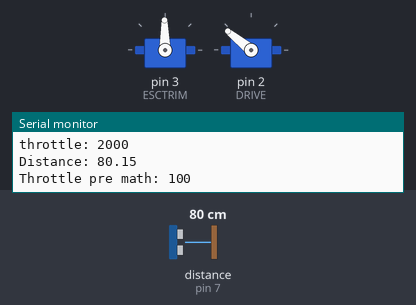
A sketch run on a simulated Arduino Uno, built with avr-gcc and run on an emulated ATmega328P. Shown: 2 × servo, the last lines printed to the serial monitor. Wiring (inferred from the names in the program): ultrasonic range finder: trigger pin 8; echo pin 7. The inputs (shaded band) are chosen by the test bench; at power-on: distance to the obstacle (sensor on pin 7) 80 cm. The echo pulse lasts 58.3 µs per cm.

Above: at 1.3 s.
1.4 s: distance to the obstacle (sensor on pin 7) set to 55 cm
2.9 s: distance to the obstacle (sensor on pin 7) set to 52 cm
At 3.09 s:
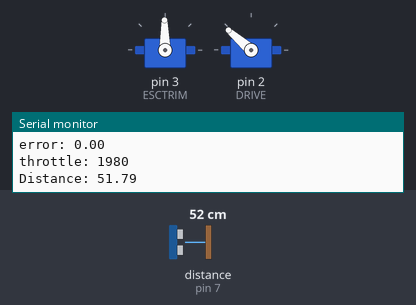
5.9 s: distance to the obstacle (sensor on pin 7) set to 2 cm
7.4 s: distance to the obstacle (sensor on pin 7) set to 18 cm
At 8.5 s:
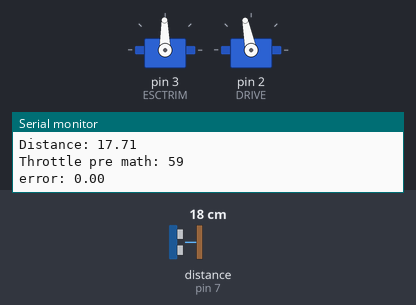
9.0 s: distance to the obstacle (sensor on pin 7) set to 60 cm
At 10.1 s:
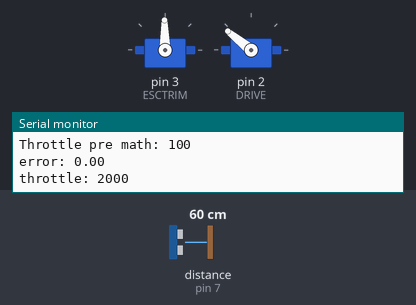
Timing chart, 0 to 11.5 s (numbered marks = the images above; inputs shaded):
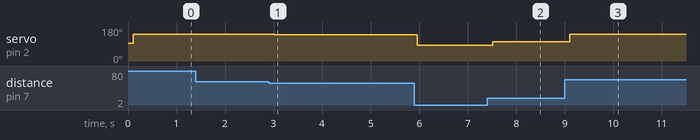

The sketch:

PID_control_new_Jesse_Edit.ino
```cpp
//This program allows an operator to communicate with the robot via serial to test ESC functionality.
//Set Serial monitor to: BAUD: 9600, with no line endings
//Open serial port with ctrl+shift+m
//Requires Servo library

//SWITCH POSITIONS ON ESC
//1 (far left) ON - mixing is enabled in the ESC. This means that forward and turning are the channels instead of left motors and right motors.
//2 OFF - exponential control off, linear response instead of exponential response (exponential is used for sensitive robots)
//3 ON - for NiMH battery pack
//4 OFF - acceleration ramping is on when the switch is off. This makes the robot accelerate a little slower to prevent extreme current draw. Try both on and off for this switch.
//5 OFF - Auto calibrate off. We don't want the ESC messing with what the microcontroller sends out.
//6 OFF - Turns off calibrate and store mode. Since we do not care about calibration, we also don't care about storing settings.

#include <Servo.h> //required for controlling an ESC

//Define Constants
const uint8_t DRIVE = 2; //PWM out on pin 2 (actually square wave R/C signal)
const uint8_t ESCTRIM = 3; // R/C signal for the ESC directional trim
const uint8_t ECHO = 7; //The echo pin on the HC-SR04 ultrasonic sensor
const uint8_t TRIG = 8; //The trigger pin on the HC-SR04 ultrasonic sensor
const double MAXDISTANCE = 130; //cm, This makes it so the sensor won't try to resolve distances outside the sensor's range
const double MINDISTANCE = 0; //cm, This sets the minimum range of the sensor to 0 for obvious reasons
const uint8_t TIMESTEP = 10; //ms, the iteration time
const uint8_t AHEADFULL = 100; //Throttle corresponding to maximum forward speed
const uint8_t BACKFULL = 0; //Throttle corresponding to maximum backwards speed
const uint8_t STOP = 50; //Throttle corresponding to robot stop
const uint16_t BAUD = 9600; //Serial communications rate for debugging
//Tuning parameters
const uint16_t TRIMVALUE = 1480; //ms, value sent to the ESC for left/right tuning so that the robot tracks straight
const double TARGET = 120; //This sets the stopping distance from the starting measuring position
const double KP = 1.066; // Proportional gain tuning parameter
const double KI = 10.66*0.01; // Integral gain tuning parameter
const double KD = 0/0.01; // Derivative gain tuning parameter

// Initialize Variables
uint16_t duration = 0; //Used to calculate distance
double distance = 0; //cm, Distance to obstacle, effective sensor range is 130 cm
double distance_pre = distance;
int16_t throttle = 50; //The speed of the robot as understood by the Sabertooth 2x12 RC ESC
double error = 0; //Initial error
double distError = 0;
double distancein = 0;
double previousSpeed = 0;

Servo SABERTOOTH; //Creating a servo object to represent forward/rearward motion input to the ESC
Servo TRIM; //Creating a servo object for the left/right trim

double FindDistance() //This function uses the HC-SR04 ultrasonic sensor to find the distance to the wall
{
  digitalWrite(TRIG, LOW);
  delayMicroseconds(2);
  digitalWrite(TRIG, HIGH);
  delayMicroseconds(10);
  digitalWrite(TRIG, LOW);
  duration = pulseIn(ECHO, HIGH); //Finding the time between the
  distance = duration/58.2; //This will truncate the value so that it's an integer
  if (distance >= MAXDISTANCE) //If the distance is out of range or larger than the MAXDISTANCE value, the sensor will just assume it is the MAXDISTANCE
  {
    return MAXDISTANCE;
  }
  if (distance <= MINDISTANCE) //Likewise for the MINDISTANCE
  {
    return 0;
  }
  else
  {
    return distance; //The function returns the distance in cm
  }
}

//throttle is previous throttle (previous speed), distance is current measured distance, distance_pre is the previous measured distance
int16_t ThrottleControl(double distance, double distance_pre, int16_t throttle)
{
  double error = TARGET - distance;
  double dInput = distance - distance_pre;
  double outputSum = 0;

  outputSum = outputSum + KI*error;

  int16_t output = (int16_t) (KP*error + outputSum - KD*dInput + 50);

  if (output > 100) output = 100;
  if (output < 0) output = 0;

  return output;
}

void setup()
{
  Serial.begin(BAUD);
  pinMode(TRIG, OUTPUT); //Initializing the sonar control pins
  pinMode(ECHO, INPUT);

  TRIM.attach(ESCTRIM); //binding the servo object to the ESC trim pin
  TRIM.writeMicroseconds(TRIMVALUE); //Writing the predetermined trim value (1500 is neutral, higher induces a left turn)
  delay(50);
  SABERTOOTH.attach(DRIVE); //the servo object is bound to pin 2 (DRIVE) and SABERTOOTH is used to refer to the ESC from here on out
  SABERTOOTH.writeMicroseconds(1500); //Initializing ESC at zero throttle
  delay(50);
}

void loop()
{
  distance = FindDistance();
  Serial.print("Distance: ");
  Serial.println(distance);

  distance = 130 - distance; //distance start at 0 instead of 130

  //Do some PID shit here
  throttle = ThrottleControl(distance,distance_pre,throttle);
  distance_pre = distance;
  // throttle = (distance/2)+50;
  Serial.print("Throttle pre math: ");
  Serial.println(throttle);

  Serial.print("error: ");
  Serial.println(error);

  throttle = (throttle*10)+1000; //Converts the throttle value (0-50-100) to a pulsewidth in microseconds understandable by the MEGA
  Serial.print("throttle: ");
  Serial.println(throttle);

  SABERTOOTH.writeMicroseconds(throttle); //Sending the command to the ESC

  // wait for next iteration of function
  delay(TIMESTEP);
}
```

Measured:
- the behaviour switches between 53 and 52 cm on distance to the obstacle (sensor on pin 7) (found by bisection; images 0 and 1)
- after the input at 2.9 s, servo on pin 2 (DRIVE): alternates 140° for 0.07 s and 139° for 0.14 s, starting after 0.12 s
- after the input at 7.4 s, servo on pin 2 (DRIVE): 83° → 101° after 0.12 s
- after the input at 9.0 s, servo on pin 2 (DRIVE): 101° → 141° after 0.10 s
